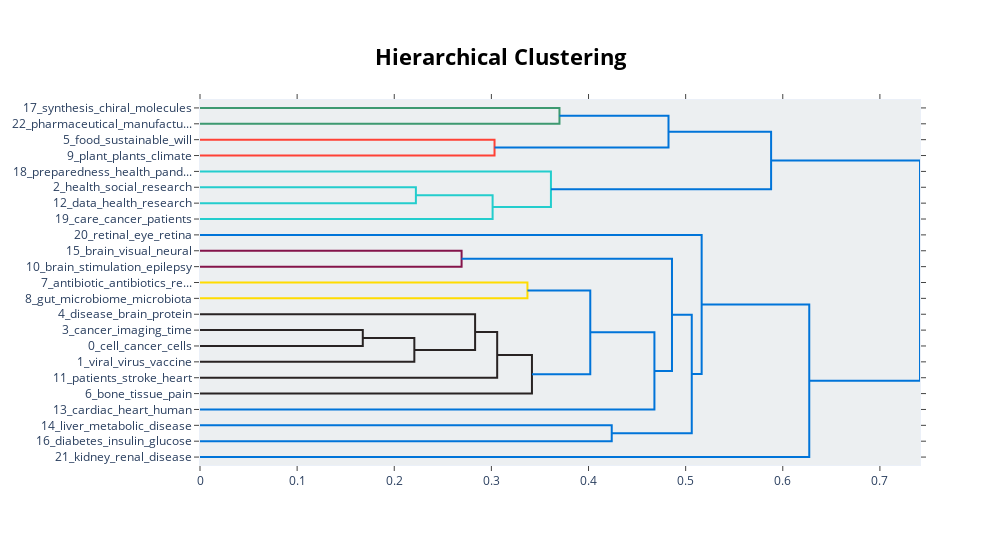

Notebook code cell kept with this figure:
### Code cell
topic_model.visualize_hierarchy(color_threshold=0.39)

### Figure 1 — Plotly figure (JSON) as saved in the notebook; plotly's stock layout.template omitted (floating-point values rounded to 4 significant figures)
{"data": [{"hoverinfo": "text", "marker": {"color": "rgb(61,153,112)"}, "mode": "lines", "type": "scatter", "x": [0.0, 0.3701, 0.3701, 0.0], "xaxis": "x", "y": [-5.0, -5.0, -15.0, -15.0], "yaxis": "y"}, {"hoverinfo": "text", "marker": {"color": "rgb(255,65,54)"}, "mode": "lines", "type": "scatter", "x": [0.0, 0.3032, 0.3032, 0.0], "xaxis": "x", "y": [-25.0, -25.0, -35.0, -35.0], "yaxis": "y"}, {"hoverinfo": "text", "marker": {"color": "rgb(0,116,217)"}, "mode": "lines", "type": "scatter", "x": [0.3701, 0.4824, 0.4824, 0.3032], "xaxis": "x", "y": [-10.0, -10.0, -30.0, -30.0], "yaxis": "y"}, {"hoverinfo": "text", "marker": {"color": "rgb(35,205,205)"}, "mode": "lines", "type": "scatter", "x": [0.0, 0.2223, 0.2223, 0.0], "xaxis": "x", "y": [-55.0, -55.0, -65.0, -65.0], "yaxis": "y"}, {"hoverinfo": "text", "marker": {"color": "rgb(35,205,205)"}, "mode": "lines", "type": "scatter", "x": [0.2223, 0.3013, 0.3013, 0.0], "xaxis": "x", "y": [-60.0, -60.0, -75.0, -75.0], "yaxis": "y"}, {"hoverinfo": "text", "marker": {"color": "rgb(35,205,205)"}, "mode": "lines", "type": "scatter", "x": [0.0, 0.3613, 0.3613, 0.3013], "xaxis": "x", "y": [-45.0, -45.0, -67.5, -67.5], "yaxis": "y"}, {"hoverinfo": "text", "marker": {"color": "rgb(0,116,217)"}, "mode": "lines", "type": "scatter", "x": [0.4824, 0.588, 0.588, 0.3613], "xaxis": "x", "y": [-20.0, -20.0, -56.25, -56.25], "yaxis": "y"}, {"hoverinfo": "text", "marker": {"color": "rgb(133,20,75)"}, "mode": "lines", "type": "scatter", "x": [0.0, 0.2693, 0.2693, 0.0], "xaxis": "x", "y": [-95.0, -95.0, -105.0, -105.0], "yaxis": "y"}, {"hoverinfo": "text", "marker": {"color": "rgb(255,220,0)"}, "mode": "lines", "type": "scatter", "x": [0.0, 0.3371, 0.3371, 0.0], "xaxis": "x", "y": [-115.0, -115.0, -125.0, -125.0], "yaxis": "y"}, {"hoverinfo": "text", "marker": {"color": "rgb(40,35,35)"}, "mode": "lines", "type": "scatter", "x": [0.0, 0.1676, 0.1676, 0.0], "xaxis": "x", "y": [-145.0, -145.0, -155.0, -155.0], "yaxis": "y"}, {"hoverinfo": "text", "marker": {"color": "rgb(40,35,35)"}, "mode": "lines", "type": "scatter", "x": [0.1676, 0.2207, 0.2207, 0.0], "xaxis": "x", "y": [-150.0, -150.0, -165.0, -165.0], "yaxis": "y"}, {"hoverinfo": "text", "marker": {"color": "rgb(40,35,35)"}, "mode": "lines", "type": "scatter", "x": [0.0, 0.2832, 0.2832, 0.2207], "xaxis": "x", "y": [-135.0, -135.0, -157.5, -157.5], "yaxis": "y"}, {"hoverinfo": "text", "marker": {"color": "rgb(40,35,35)"}, "mode": "lines", "type": "scatter", "x": [0.2832, 0.306, 0.306, 0.0], "xaxis": "x", "y": [-146.2, -146.2, -175.0, -175.0], "yaxis": "y"}, {"hoverinfo": "text", "marker": {"color": "rgb(40,35,35)"}, "mode": "lines", "type": "scatter", "x": [0.306, 0.3418, 0.3418, 0.0], "xaxis": "x", "y": [-160.6, -160.6, -185.0, -185.0], "yaxis": "y"}, {"hoverinfo": "text", "marker": {"color": "rgb(0,116,217)"}, "mode": "lines", "type": "scatter", "x": [0.3371, 0.4018, 0.4018, 0.3418], "xaxis": "x", "y": [-120.0, -120.0, -172.8, -172.8], "yaxis": "y"}, {"hoverinfo": "text", "marker": {"color": "rgb(0,116,217)"}, "mode": "lines", "type": "scatter", "x": [0.4018, 0.4679, 0.4679, 0.0], "xaxis": "x", "y": [-146.4, -146.4, -195.0, -195.0], "yaxis": "y"}, {"hoverinfo": "text", "marker": {"color": "rgb(0,116,217)"}, "mode": "lines", "type": "scatter", "x": [0.2693, 0.4859, 0.4859, 0.4679], "xaxis": "x", "y": [-100.0, -100.0, -170.7, -170.7], "yaxis": "y"}, {"hoverinfo": "text", "marker": {"color": "rgb(0,116,217)"}, "mode": "lines", "type": "scatter", "x": [0.0, 0.4239, 0.4239, 0.0], "xaxis": "x", "y": [-205.0, -205.0, -215.0, -215.0], "yaxis": "y"}, {"hoverinfo": "text", "marker": {"color": "rgb(0,116,217)"}, "mode": "lines", "type": "scatter", "x": [0.4859, 0.5063, 0.5063, 0.4239], "xaxis": "x", "y": [-135.4, -135.4, -210.0, -210.0], "yaxis": "y"}, {"hoverinfo": "text", "marker": {"color": "rgb(0,116,217)"}, "mode": "lines", "type": "scatter", "x": [0.0, 0.5165, 0.5165, 0.5063], "xaxis": "x", "y": [-85.0, -85.0, -172.7, -172.7], "yaxis": "y"}, {"hoverinfo": "text", "marker": {"color": "rgb(0,116,217)"}, "mode": "lines", "type": "scatter", "x": [0.5165, 0.6273, 0.6273, 0.0], "xaxis": "x", "y": [-128.8, -128.8, -225.0, -225.0], "yaxis": "y"}, {"hoverinfo": "text", "marker": {"color": "rgb(0,116,217)"}, "mode": "lines", "type": "scatter", "x": [0.588, 0.7413, 0.7413, 0.6273], "xaxis": "x", "y": [-38.12, -38.12, -176.9, -176.9], "yaxis": "y"}], "layout": {"autosize": false, "height": 545, "hoverlabel": {"bgcolor": "white", "font": {"family": "Rockwell", "size": 16}}, "hovermode": "closest", "plot_bgcolor": "#ECEFF1", "showlegend": false, "title": {"font": {"color": "Black", "size": 22}, "text": "<b>Hierarchical Clustering</b>", "x": 0.5, "xanchor": "center", "yanchor": "top"}, "width": 1000, "xaxis": {"mirror": "allticks", "rangemode": "tozero", "showgrid": false, "showline": true, "showticklabels": true, "ticks": "outside", "type": "linear", "zeroline": false}, "yaxis": {"mirror": "allticks", "range": [-230, 0], "rangemode": "tozero", "showgrid": false, "showline": true, "showticklabels": true, "tickmode": "array", "ticks": "outside", "ticktext": ["17_synthesis_chiral_molecules", "22_pharmaceutical_manufactu...", "5_food_sustainable_will", "9_plant_plants_climate", "18_preparedness_health_pand...", "2_health_social_research", "12_data_health_research", "19_care_cancer_patients", "20_retinal_eye_retina", "15_brain_visual_neural", "10_brain_stimulation_epilepsy", "7_antibiotic_antibiotics_re...", "8_gut_microbiome_microbiota", "4_disease_brain_protein", "3_cancer_imaging_time", "0_cell_cancer_cells", "1_viral_virus_vaccine", "11_patients_stroke_heart", "6_bone_tissue_pain", "13_cardiac_heart_human", "14_liver_metabolic_disease", "16_diabetes_insulin_glucose", "21_kidney_renal_disease"], "tickvals": [-5, -15, -25, -35, -45, -55, -65, -75, -85, -95, -105, -115, -125, -135, -145, -155, -165, -175, -185, -195, -205, -215, -225], "type": "linear", "zeroline": false}}}
